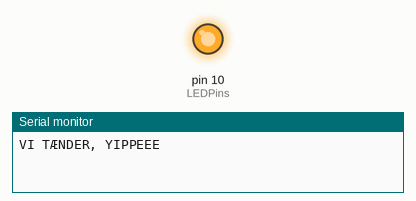
A sketch run on a simulated Arduino Uno, built with avr-gcc and run on an emulated ATmega328P. On the bench: output pins drawn as LEDs (lit = HIGH), the last lines printed to the serial monitor.

Above: at 1.0 s.
At 9.0 s:
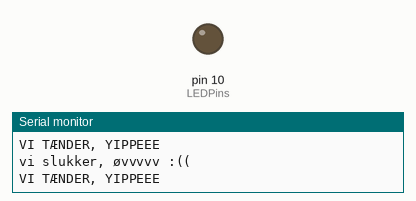
Timing chart, 0 to 20.8 s (numbered marks = the images above):
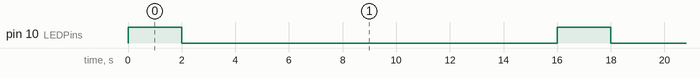

The sketch:

LEDBlink.ino
```cpp
const int LEDPins[] = {10,11,12,13};

int maxIndex = 3;

int LEDPin = LEDPins[0];

int index = 0;

void setup() {
  // put your setup code here, to run once:
  pinMode(LEDPin, OUTPUT);
  Serial.begin(9600);
}

void loop() {
  // put your main code here, to run repeatedly:
  digitalWrite(LEDPin, HIGH);
  Serial.println("VI TÆNDER, YIPPEEE");
//  delay(500);
  delay(2000);
  digitalWrite(LEDPin, LOW);
  Serial.println("vi slukker, øvvvvv :((");
  delay(2000);
//  delay(500);
  index += 1;
  if(index > maxIndex){
    index = 0;
  }
  LEDPin = LEDPins[index];
}
```

Measured:
- by itself, pin 10 (LEDPins): alternates HIGH for 2.0 s and LOW for 14.0 s
